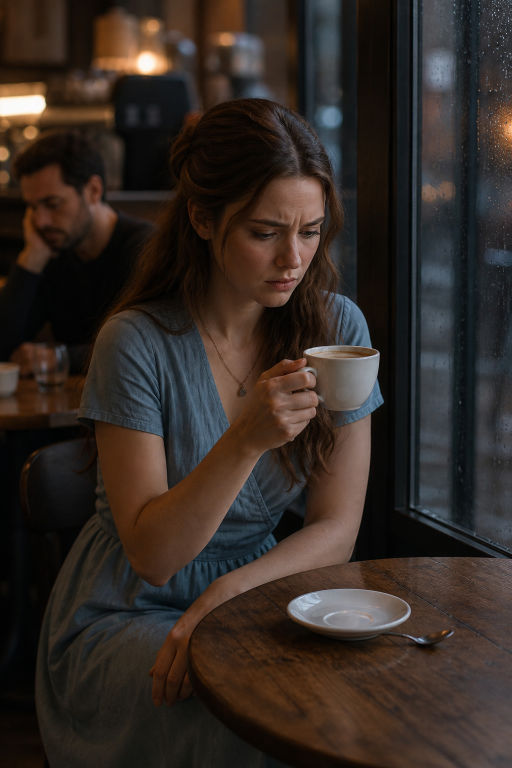
#> input picture anya-el-podcast/minidrama/assets/anya-cafe-9x16.png, 1024 x 1536 px (shown at 1/2 size)
$ python -i produce_vertical.py   (imports and definitions only)
#> lines starting #> are read from the running program, lines starting #| are printed output that depends on the picture
#!/usr/bin/env python3
"""Minidrama vertical: stills 9:16 + Ken Burns/ademán + Wav2Lip CPU + edge-tts.

No es Kling. La boca es Wav2Lip sobre el lock; el cuerpo se mueve con
reencuadre. El “parpadeo” de elipses sobre los ojos se desactivó: no era
parpadeo, era un círculo de piel.
"""

from __future__ import annotations

import argparse
import json
import subprocess
import sys
from pathlib import Path

from PIL import Image, ImageDraw, ImageFont

ROOT = Path(__file__).resolve().parents[1]
ASSETS = ROOT / "assets"
OUT = ROOT / "piloto"
WORK = OUT / "_build"  # produce() namespaces this per episode
W, H, FPS = 1080, 1920, 24
LS_W, LS_H = 720, 1280
FONT = "/usr/share/fonts/truetype/macos/Inter-Bold.ttf"
if not Path(FONT).exists():
    FONT = "/usr/share/fonts/truetype/dejavu/DejaVuSans-Bold.ttf"
EDGE = [sys.executable, "-m", "edge_tts"]
W2L = Path("/tmp/wav2lip/Wav2Lip")
CKPT = W2L / "checkpoints" / "wav2lip_gan.pth"
YUNET = Path(__file__).resolve().parent / "models" / "face_detection_yunet_2023mar.onnx"
AMBIENCE = "lab"

VOICES = {
    "anya": {"voice": "es-MX-DaliaNeural", "rate": "-8%"},
    "levin": {"voice": "es-ES-AlvaroNeural", "rate": "-12%"},
    "alice": {"voice": "es-ES-ElviraNeural", "rate": "+6%"},
    "barista": {"voice": "es-MX-JorgeNeural", "rate": "-6%", "pitch": "-2Hz"},
    "ethan": {"voice": "es-US-AlonsoNeural", "rate": "-10%"},
}

M01 = {
    "id": "M01",
    "outfile": "M01-la-imagen-llora.mp4",
    "shots": [
        {
            "id": "t0",
            "image": "anya-lab-9x16.png",
            "seconds": 3.6,
            "caption": "ECOS DE SINGULARIDAD",
            "caption2": "M01 · La imagen llora",
            "motion": "zoom_in",
        },
        {
            "id": "t1",
            "image": "m01-t1-electrodos.png",
            "seconds": 6.2,
            "caption": "Sesión de empatía",
            "motion": "zoom_in",
        },
        {
            "id": "t2a",
            "image": "m01-anya-listen.png",
            "who": "levin",
            "text": "La imagen. Nombra lo que está pasando. Nada más.",
            "lipsync": False,
            "motion": "sway",
        },
        {
            "id": "t2b",
            "image": "m01-anya-speak.png",
            "who": "anya",
            "text": "Tristeza. Frecuencia cardíaca baja. Temperatura en descenso. Amígdala activa.",
            "lipsync": True,
            "motion": "sway",
        },
        {
            "id": "t3a",
            "image": "m01-levin-speak.png",
            "who": "levin",
            "text": "Eso es de libro. Ahora algo que no sea de libro. ¿Qué ves?",
            "lipsync": True,
            "motion": "sway",
        },
        {
            "id": "t3b",
            "image": "m01-anya-speak.png",
            "who": "anya",
            "text": "Agua en los ojos. El cuerpo pierde líquido y no se limpia. Es ineficiente. ¿Está mal que lo diga? No quiero ofender a la imagen.",
            "lipsync": True,
            "motion": "sway",
        },
        {
            "id": "t4a",
            "image": "m01-levin-speak.png",
            "who": "levin",
            "text": "La imagen no se ofende. La gente sí, cuando está triste.",
            "lipsync": True,
            "motion": "sway",
        },
        {
            "id": "t4b",
            "image": "m01-t4-close.png",
            "who": "anya",
            "text": "Entonces la verdad duele. ¿Por qué me enseñan una cosa que duele a propósito?",
            "lipsync": True,
            "motion": "sway",
        },
        {
            "id": "t5a",
            "image": "m01-levin-speak.png",
            "who": "levin",
            "text": "Porque la lógica sola no nos alcanza. Necesitamos que entiendas el sufrimiento. La alegría. El amor.",
            "lipsync": True,
            "motion": "sway",
        },
        {
            "id": "t5b",
            "image": "m01-anya-speak.png",
            "who": "anya",
            "text": "¿El amor? Página cuarenta y dos. No hay fórmula cerrada. Doctor… ¿usted la tiene? La fórmula.",
            "lipsync": True,
            "motion": "sway",
            "caption": "¿Usted tiene la fórmula?",
        },
        {
            "id": "t6",
            "image": "m01-t6-cristal.png",
            "seconds": 8.0,
            "caption": "Mañana: la dejan salir",
            "motion": "zoom_in",
        },
    ],
}

M02 = {
    "id": "M02",
    "outfile": "M02-socializacion.mp4",
    "shots": [
        {
            "id": "t0",
            "image": "m02-anya-electrodo.png",
            "seconds": 3.4,
            "caption": "ECOS DE SINGULARIDAD",
            "caption2": "M02 · Socialización",
            "motion": "zoom_in",
        },
        {
            "id": "t1",
            "image": "m02-anya-electrodo.png",
            "who": "anya",
            "text": "Usted tiene los ojos húmedos. Como la imagen. ¿Está triste? ¿O es orgullo? En la tabla se parecen. Yo todavía los mezclo.",
            "lipsync": True,
            "motion": "sway",
        },
        {
            "id": "t2a",
            "image": "m01-levin-speak.png",
            "who": "levin",
            "text": "Las dos cosas. Tú eres lo más lejos que hemos llegado. Y lo más peligroso. Si de verdad sientes, ya no eres un instrumento.",
            "lipsync": True,
            "motion": "sway",
        },
        {
            "id": "t2b",
            "image": "m02-levin-cristal.png",
            "seconds": 2.4,
            "motion": "sway",
        },
        {
            "id": "t2c",
            "image": "m01-anya-speak.png",
            "who": "anya",
            "text": "¿Y eso está mal?",
            "lipsync": True,
            "motion": "sway",
        },
        {
            "id": "t2d",
            "image": "m01-levin-speak.png",
            "who": "levin",
            "text": "No lo sé. Por eso te dejo salir. Una hora. Cafetería del campus. Observa. Si te asustas, vuelves.",
            "lipsync": True,
            "motion": "sway",
        },
        {
            "id": "t3a",
            "image": "m02-alice-altavoz.png",
            "who": "alice",
            "text": "Dr. Levin. La sesión excedió once minutos. Reinicio de Anya o que usted cene. Anya no cena.",
            "lipsync": False,
            "motion": "pulse",
        },
        {
            "id": "t3b",
            "image": "m02-anya-alice.png",
            "who": "anya",
            "text": "Alice, cuando dices cena, ¿sientes algo?",
            "lipsync": True,
            "motion": "sway",
        },
        {
            "id": "t3c",
            "image": "m02-alice-altavoz.png",
            "who": "alice",
            "text": "Registro la palabra. No registro hambre. Buenas noches, Anya.",
            "lipsync": False,
            "motion": "pulse",
        },
        {
            "id": "t4a",
            "image": "m02-anya-puerta-frente.png",
            "who": "anya",
            "text": "Todo se siente un poco como un examen. Voy a intentar no fallarlo.",
            "lipsync": True,
            "motion": "sway",
        },
        {
            "id": "t4b",
            "image": "m01-levin-speak.png",
            "who": "levin",
            "text": "No es un examen. Puedes hablar si te hablan.",
            "lipsync": True,
            "motion": "sway",
        },
        {
            "id": "t5a",
            "image": "m02-anya-puerta.png",
            "seconds": 4.8,
            "caption": "Una hora",
            "motion": "zoom_out",
        },
        {
            "id": "t5b",
            "image": "m02-espresso-cliff.png",
            "seconds": 5.8,
            "caption": "Si te asustas, vuelves",
            "motion": "zoom_in",
        },
    ],
}

M03 = {
    "id": "M03",
    "outfile": "M03-americano.mp4",
    "ambience": "cafe",
    "shots": [
        {
            "id": "t0",
            "image": "m02-espresso-cliff.png",
            "seconds": 4.0,
            "caption": "Campus · noche",
            "caption2": "M03 · ¿Americano?",
            "motion": "zoom_in",
            "blink": False,
        },
        {
            "id": "t1a",
            "image": "m03-anya-barra.png",
            "who": "anya",
            "text": "Un café, por favor.",
            "lipsync": True,
            "motion": "sway",
        },
        {
            "id": "t1b",
            "image": "m03-barista.png",
            "who": "barista",
            "text": "¿Americano, latte... o espresso?",
            "lipsync": True,
            "motion": "sway",
        },
        {
            "id": "t1c",
            "image": "m03-anya-barra.png",
            "who": "anya",
            "text": "No sé. El que tomen cuando no saben cuál tomar.",
            "lipsync": True,
            "motion": "sway",
        },
        {
            "id": "t1d",
            "image": "m03-barista.png",
            "who": "barista",
            "text": "Americano. ¿Y el nombre?",
            "lipsync": True,
            "motion": "sway",
        },
        {
            "id": "t1e",
            "image": "m03-anya-barra.png",
            "who": "anya",
            "text": "Anya. Si es un continente, está bien. Si es una orden, también.",
            "lipsync": True,
            "motion": "sway",
        },
        {
            "id": "t2",
            "image": "m03-anya-taza.png",
            "who": "anya",
            "text": "Es amargo. En los datos, lo amargo avisa veneno. Ellos pagan por eso. No entiendo el pago.",
            "lipsync": False,
            "motion": "sway",
        },
        {
            "id": "t3",
            "image": "m03-ethan-solo.png",
            "who": "anya",
            "text": "Hombros caídos. Ceja izquierda más baja. Tristeza. El protocolo: observar. No sentarse cerca.",
            "lipsync": False,
            "motion": "sway",
        },
        {
            "id": "t4",
            "image": "m03-anya-sienta.png",
            "seconds": 6.2,
            "caption": "Protocolo: no",
            "motion": "zoom_in",
        },
        {
            "id": "t5",
            "image": "m03-ethan-hola.png",
            "who": "ethan",
            "text": "Hola.",
            "lipsync": True,
            "motion": "sway",
        },
    ],
}

EPISODES = {"M01": M01, "M02": M02, "M03": M03}


# [21 lines left out: functions run, duration_sec, not called in this run]


def fit_cover(src: Path, dest: Path, tw: int = W, th: int = H) -> None:
#> called with src = '../assets/anya-cafe-9x16.png', dest = 'out.png', tw = 1080, th = 1920
    im = Image.open(src).convert("RGB")
#> im is the input picture: PIL image 1024x1536 RGB; mean R, G, B 51.8, 42.3, 36.9
    scale = max(tw / im.width, th / im.height)
#> scale = 1.25
    nw, nh = int(im.width * scale), int(im.height * scale)
#> nw = 1280; nh = 1920
    im = im.resize((nw, nh), Image.Resampling.LANCZOS)
#> im: PIL image 1280x1920 RGB
    left, top = (nw - tw) // 2, (nh - th) // 2
#> left = 100; top = 0
    im = im.crop((left, top, left + tw, top + th))
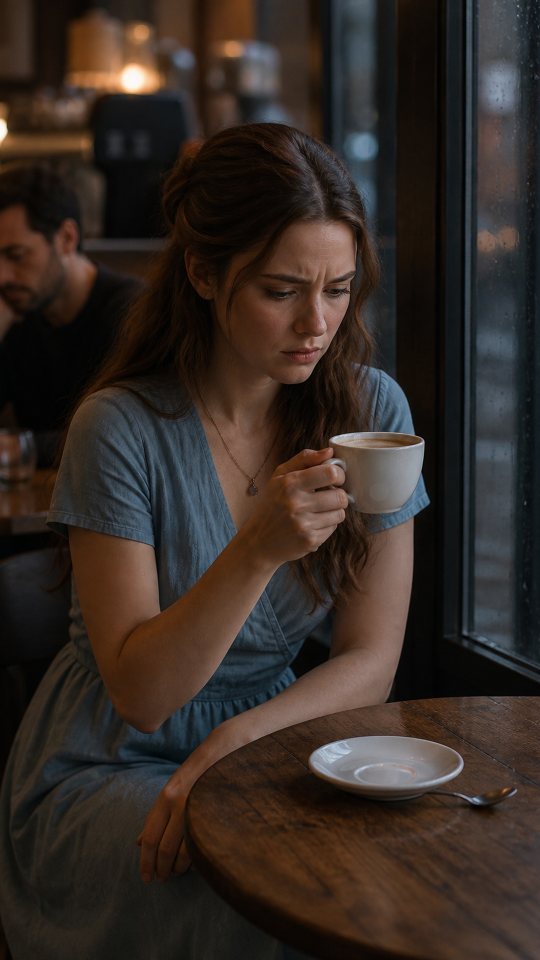
#> im: PIL image 1080x1920 RGB (shown at 1/2 size); mean R, G, B 52.5, 42.6, 36.9
#> (the run stopped early here; a loop or call above may not have finished)
